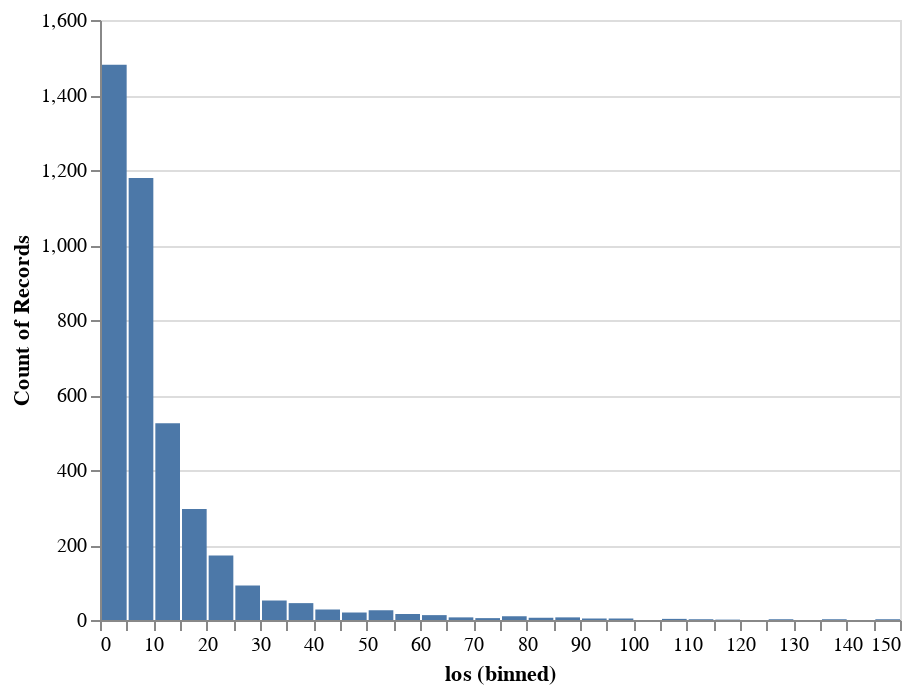

Notebook source saved alongside this figure:
### Markdown cell above
### Histogram of Length of Stay

### Code cell
alt.Chart(a_df.head(4000)).mark_bar().encode(
    alt.X('los',
         bin=alt.BinParams(maxbins=50)),
    y='count()',
)

### Figure 1 — Vega-Lite specification as saved in the notebook (floating-point values rounded to 4 significant figures; data arrays with more than 128 entries replaced by an {"elided": "..."} marker saying what was removed)
{"$schema": "https://vega.github.io/schema/vega-lite/v3.3.0.json", "config": {"mark": {"tooltip": null}, "view": {"height": 300, "width": 400}}, "data": {"name": "data-19109619b4c548e403135d348143d556"}, "datasets": {"data-19109619b4c548e403135d348143d556": {"elided": "4000 records"}}, "encoding": {"x": {"bin": {"maxbins": 50}, "field": "los", "type": "quantitative"}, "y": {"aggregate": "count", "type": "quantitative"}}, "mark": "bar"}
